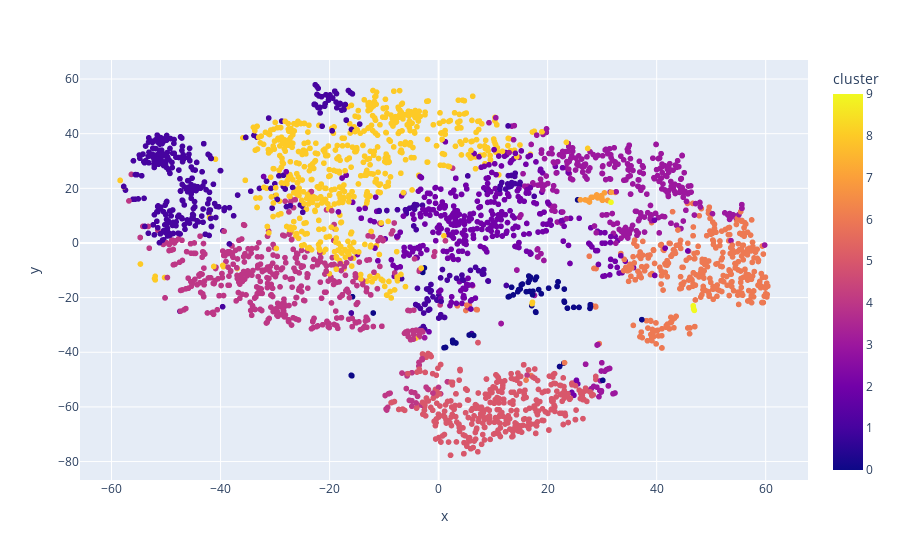

Notebook cell for this chart:
### Markdown cell above
Clustering Songs with K-Means

### Code cell
from sklearn.preprocessing import StandardScaler
from sklearn.cluster import KMeans
from sklearn.pipeline import Pipeline
import pandas as pd
import plotly.express as px

cluster_pipeline = Pipeline([('scaler', StandardScaler()), ('kmeans', KMeans(n_clusters=10))])
X = genre_df.select_dtypes(np.number)
clusters = cluster_pipeline.fit_predict(X)

projection = pd.DataFrame(columns=['x', 'y'], data=genre_embedding)
projection['genres'] = genre_df['genres']
projection['cluster'] = clusters

fig = px.scatter(projection, x='x', y='y', color='cluster', hover_data=['genres'])
fig.show()

### Figure 1 — Plotly figure (JSON) as saved in the notebook; plotly's stock layout.template omitted (floating-point values rounded to 4 significant figures; data arrays with more than 128 entries replaced by an {"elided": "..."} marker saying what was removed)
{"data": [{"customdata": {"elided": "2973x1 str values"}, "hovertemplate": "x=%{x}<br>y=%{y}<br>genres=%{customdata[0]}<br>cluster=%{marker.color}<extra></extra>", "legendgroup": "", "marker": {"color": {"elided": "2973 int values"}, "coloraxis": "coloraxis", "symbol": "circle"}, "mode": "markers", "name": "", "showlegend": false, "type": "scattergl", "x": {"elided": "2973 float values"}, "xaxis": "x", "y": {"elided": "2973 float values"}, "yaxis": "y"}], "layout": {"coloraxis": {"colorbar": {"title": {"text": "cluster"}}, "colorscale": [[0, "#0d0887"], [0.1111, "#46039f"], [0.2222, "#7201a8"], [0.3333, "#9c179e"], [0.4444, "#bd3786"], [0.5556, "#d8576b"], [0.6667, "#ed7953"], [0.7778, "#fb9f3a"], [0.8889, "#fdca26"], [1, "#f0f921"]]}, "legend": {"tracegroupgap": 0}, "margin": {"t": 60}, "xaxis": {"anchor": "y", "domain": [0, 1], "title": {"text": "x"}}, "yaxis": {"anchor": "x", "domain": [0, 1], "title": {"text": "y"}}}}
